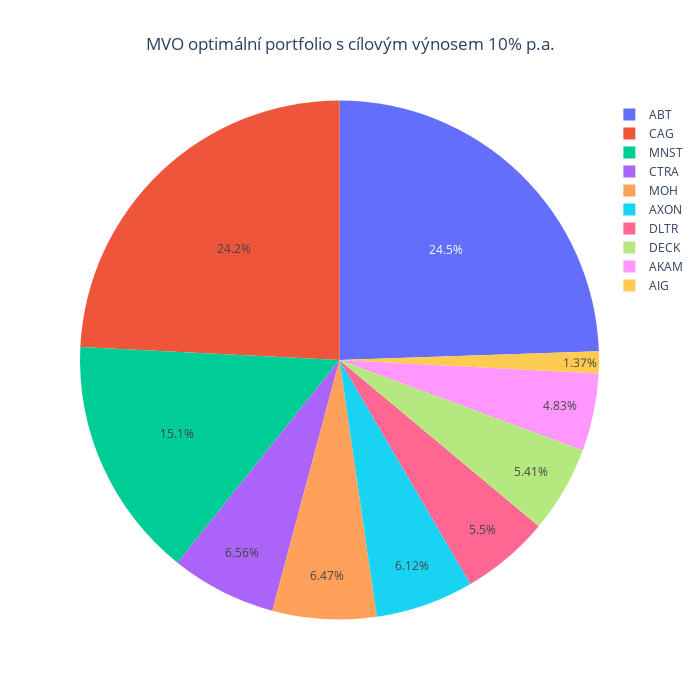

Here is the notebook cell this chart was saved with:
### Code cell
weightsMVOTarget = MVOTargetReturn(prices = prices, target_return = 0.1)
weightsPlot(weightsMVOTarget, title = "MVO optimální portfolio s cílovým výnosem 10% p.a.")

### Figure 1 — Plotly figure (JSON) as saved in the notebook; plotly's stock layout.template omitted (floating-point values rounded to 4 significant figures)
{"data": [{"labels": ["ABT", "AIG", "AKAM", "AXON", "CAG", "CTRA", "DECK", "DLTR", "MNST", "MOH"], "type": "pie", "values": [0.2446, 0.01374, 0.04826, 0.06122, 0.242, 0.06564, 0.05414, 0.05505, 0.1506, 0.06469]}], "layout": {"height": 700, "title": {"text": "MVO optimální portfolio s cílovým výnosem 10% p.a.", "x": 0.5}, "width": 700}}
